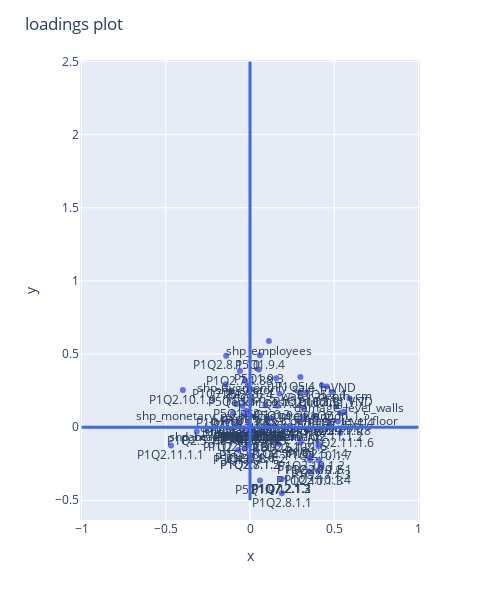

The code cell stored with this chart in its notebook:
### Markdown cell above
### Visual selection of important variables by weights of PCs

### Code cell
fig = ex.scatter(x=loadingdf['PC1'],y=loadingdf['PC2'],text=loadingdf['variable'],)
fig.update_layout(
height = 600, width = 500,
title_text='loadings plot')
fig.update_traces(textposition='bottom center')
fig.add_shape(type="line",
    x0 = -0, y0 = -0.5, x1 = -0, y1 = 2.5,
    line = dict(color="RoyalBlue",width=3)
)
fig.add_shape(type="line",
    x0 = -1, y0 = 0, x1 = 1, y1 = 0,
    line=dict(color="RoyalBlue",width=3)
)
fig.show()

### Figure 1 — Plotly figure (JSON) as saved in the notebook; plotly's stock layout.template omitted (floating-point values rounded to 4 significant figures)
{"data": [{"hovertemplate": "x=%{x}<br>y=%{y}<br>text=%{text}<extra></extra>", "legendgroup": "", "marker": {"color": "#636efa", "symbol": "circle"}, "mode": "markers+text", "name": "", "orientation": "v", "showlegend": false, "text": ["P1Q1", "water_depth_cm", "P1Q2.5.1.0", "P1Q2.5.1.1", "P1Q2.5.1.2", "P1Q2.5.1.3", "P1Q2.5.1.4", "P1Q2.5.1.88", "P1Q2.5.1.99", "P1Q2.6.1", "P1Q2.7.1.1", "P1Q2.7.1.2", "P1Q2.7.1.3", "P1Q2.7.1.88", "P1Q2.7.1.99", "P1Q2.8.1.1", "P1Q2.8.1.2", "P1Q2.8.1.3", "P1Q2.8.1.4", "P1Q2.8.1.5", "P1Q2.8.1.6", "P1Q2.8.1.7", "P1Q2.8.1.8", "P1Q2.8.1.9", "P1Q2.8.1.10", "P1Q2.8.1.99", "P1Q2.10.1.1", "P1Q2.10.1.2", "P1Q2.10.1.3", "P1Q2.10.1.4", "P1Q2.10.1.5", "P1Q2.10.1.6", "P1Q2.10.1.7", "P1Q2.10.1.8", "P1Q2.10.1.9", "P1Q2.10.1.88", "P1Q2.10.1.99", "P1Q2.11.1.1", "P1Q2.11.1.2", "P1Q2.11.1.3", "P1Q2.11.1.4", "P1Q2.11.1.5", "P1Q2.11.1.6", "P1Q2.11.1.7", "P1Q2.11.1.8", "P1Q2.11.1.9", "P1Q2.11.1.88", "P1Q2.11.1.99", "damage_level_floor", "damage_level_walls", "damage_level_foundation", "damage_level_doors", "damage_level_roof", "damage_level_basement", "repair_costs_building_VND", "P1Q5.2.1", "P1Q5.3.1", "P1Q5.4.1", "P1Q5.5.1", "P1Q7.2.1.1", "P1Q7.2.1.2", "P1Q7.2.1.3", "P1Q7.2.1.4", "P1Q7.2.1.5", "P1Q7.2.1.88", "P1Q7.2.1.98", "P1Q7.2.1.99", "shp_monetary_resources_prenvention", "shp_established", "shp_sector", "shp_employees", "shp_avgmonthly_sale_mVND", "P5Q1.6.1", "P5Q1.6.2", "P5Q1.6.3", "P5Q1.6.4", "P5Q1.6.5", "P5Q1.6.88", "P5Q1.9.1", "P5Q1.9.2", "P5Q1.9.3", "P5Q1.9.4", "P5Q1.9.5", "P5Q1.9.6", "shp_benefits_last5years", "P5Q1.11", "P5Q1.12"], "textposition": "bottom center", "type": "scatter", "x": [0.3005, 0.4555, -0.3161, 0.2894, 0.188, 0.1671, 0.4061, -0.03091, -9.921e-20, 0.3191, 0.1747, -0.0004208, 0.4193, -0.0597, 0, 0.1891, 0.03475, -0.07062, -0.006451, -0.001013, -0.03034, 0.006972, -0.0338, 1.504e-32, -0.1414, -0.06921, 0.4065, 0.3642, 0.355, 0.4032, 0.3569, 0.2581, 0.4059, 0.2367, -0.3982, -0.1005, 1.069e-46, -0.469, 0.4725, 0.3379, 0.5362, 0.5109, 0.5367, 0.4849, 0.522, 0.4732, -0.001132, -0.06212, 0.5565, 0.5902, 0.124, 0.3837, 0.3242, 0, 0.2941, 0.4273, -0.1347, 0.299, -0.02277, 0.1876, 0.1853, 0.1853, -0.002857, 0, 0, -0.1441, 0, -0.04486, -0.008421, -0.02936, 0.1121, 0.1565, -0.06961, 0.09151, 0.07033, -0.01416, 0.006614, 0, 0.05958, 0.1639, 0.05269, 0.05908, 0.1181, 0, -0.08795, -0.1112, -0.08238], "xaxis": "x", "y": [-0.105, 0.2785, -0.0312, 0.04059, -0.07289, -0.1136, -0.1144, 0.08634, -1.352e-17, 0.1321, 0.2284, -0.1933, -0.2585, 0.3847, 0, -0.4519, -0.1524, -0.06811, -0.1224, -0.1935, -0.146, -0.01343, -0.009369, -4.03e-25, 0.4888, 0.0315, -0.2255, -0.1958, -0.3044, -0.297, -0.2265, -0.06885, -0.1306, 0.00931, 0.2549, 0.09731, 0, -0.1253, 0.001836, 0.2379, 0.09716, 0.1411, -0.03839, 0.2411, 0.03836, 0.03817, 0.08073, -0.06722, 0.1059, 0.1978, 0.06117, 0.07547, 0.06238, 0, 0.2377, 0.284, 0.0405, 0.343, 0.1114, -0.3544, -0.3536, -0.3536, -0.02743, 0, 0, 0.2931, 0, 0.144, 0.03316, 0.3177, 0.5884, 0.3349, -0.1554, 0.15, -0.02552, 0.2851, 0.2595, 0, -0.3649, 0.146, 0.394, 0.4925, 0.00924, 0, 0.002755, 0.241, 0.1567], "yaxis": "y"}], "layout": {"height": 600, "legend": {"tracegroupgap": 0}, "margin": {"t": 60}, "shapes": [{"line": {"color": "RoyalBlue", "width": 3}, "type": "line", "x0": 0, "x1": 0, "y0": -0.5, "y1": 2.5}, {"line": {"color": "RoyalBlue", "width": 3}, "type": "line", "x0": -1, "x1": 1, "y0": 0, "y1": 0}], "title": {"text": "loadings plot"}, "width": 500, "xaxis": {"anchor": "y", "domain": [0, 1], "title": {"text": "x"}}, "yaxis": {"anchor": "x", "domain": [0, 1], "title": {"text": "y"}}}}
